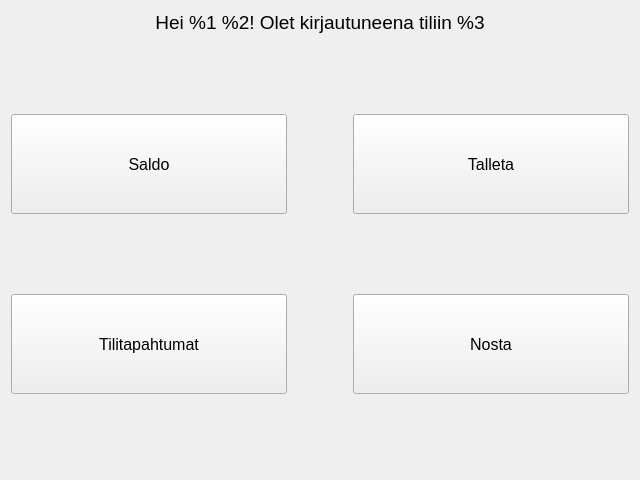
<?xml version="1.0" encoding="UTF-8"?>
<ui version="4.0">
 <class>PageMainAccountView</class>
 <widget class="PageWithUserBar" name="PageMainAccountView">
  <property name="geometry">
   <rect>
    <x>0</x>
    <y>0</y>
    <width>640</width>
    <height>480</height>
   </rect>
  </property>
  <property name="windowTitle">
   <string>Tili</string>
  </property>
  <layout class="QVBoxLayout" name="widgetRootLayout">
   <item>
    <widget class="QLabel" name="lblAccountInfo">
     <property name="sizePolicy">
      <sizepolicy hsizetype="Preferred" vsizetype="Maximum">
       <horstretch>0</horstretch>
       <verstretch>0</verstretch>
      </sizepolicy>
     </property>
     <property name="font">
      <font>
       <pointsize>14</pointsize>
      </font>
     </property>
     <property name="text">
      <string>Hei %1 %2! Olet kirjautuneena tiliin %3</string>
     </property>
     <property name="textFormat">
      <enum>Qt::PlainText</enum>
     </property>
     <property name="alignment">
      <set>Qt::AlignCenter</set>
     </property>
    </widget>
   </item>
   <item>
    <layout class="QHBoxLayout" name="layoutMain">
     <item>
      <layout class="QVBoxLayout" name="layoutDisplayActions">
       <item>
        <widget class="QPushButton" name="btnBalance">
         <property name="minimumSize">
          <size>
           <width>0</width>
           <height>100</height>
          </size>
         </property>
         <property name="font">
          <font>
           <pointsize>12</pointsize>
          </font>
         </property>
         <property name="text">
          <string>Saldo</string>
         </property>
        </widget>
       </item>
       <item>
        <widget class="QPushButton" name="btnTransactions">
         <property name="minimumSize">
          <size>
           <width>0</width>
           <height>100</height>
          </size>
         </property>
         <property name="font">
          <font>
           <pointsize>12</pointsize>
          </font>
         </property>
         <property name="text">
          <string>Tilitapahtumat</string>
         </property>
        </widget>
       </item>
      </layout>
     </item>
     <item>
      <spacer name="buttonSpacerH">
       <property name="orientation">
        <enum>Qt::Horizontal</enum>
       </property>
       <property name="sizeType">
        <enum>QSizePolicy::Preferred</enum>
       </property>
       <property name="sizeHint" stdset="0">
        <size>
         <width>40</width>
         <height>20</height>
        </size>
       </property>
      </spacer>
     </item>
     <item>
      <spacer name="verticalSpacerV">
       <property name="orientation">
        <enum>Qt::Vertical</enum>
       </property>
       <property name="sizeHint" stdset="0">
        <size>
         <width>20</width>
         <height>40</height>
        </size>
       </property>
      </spacer>
     </item>
     <item>
      <layout class="QVBoxLayout" name="layoutMoneyActions">
       <item>
        <widget class="QPushButton" name="btnDeposit">
         <property name="minimumSize">
          <size>
           <width>0</width>
           <height>100</height>
          </size>
         </property>
         <property name="font">
          <font>
           <pointsize>12</pointsize>
          </font>
         </property>
         <property name="text">
          <string>Talleta</string>
         </property>
        </widget>
       </item>
       <item>
        <widget class="QPushButton" name="btnWidthdraw">
         <property name="minimumSize">
          <size>
           <width>0</width>
           <height>100</height>
          </size>
         </property>
         <property name="font">
          <font>
           <pointsize>12</pointsize>
          </font>
         </property>
         <property name="text">
          <string>Nosta</string>
         </property>
        </widget>
       </item>
      </layout>
     </item>
    </layout>
   </item>
  </layout>
 </widget>
 <customwidgets>
  <customwidget>
   <class>PageWithUserBar</class>
   <extends>QWidget</extends>
   <header>pagewithuserbar.h</header>
   <container>1</container>
  </customwidget>
 </customwidgets>
 <resources/>
 <connections/>
</ui>
